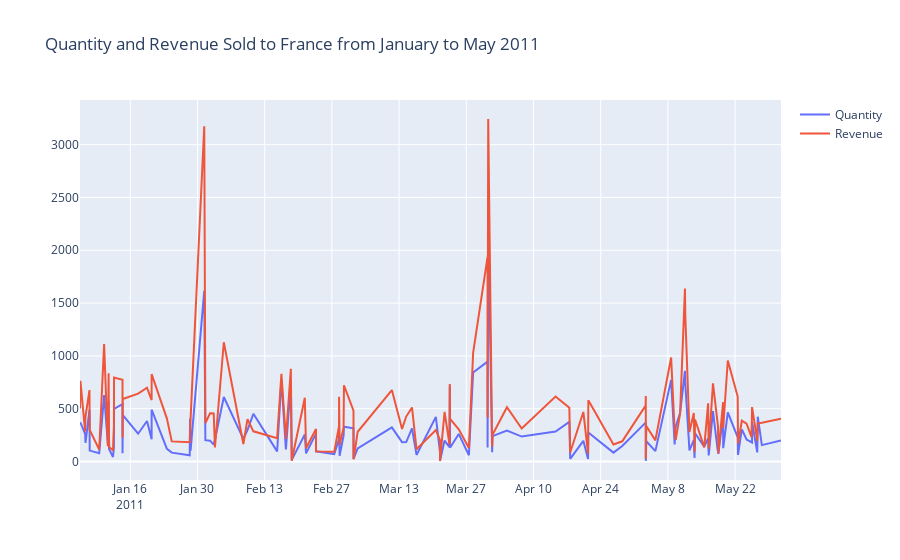

The cell this chart's notebook holds for it:
### Markdown cell above
## 2. Create an interactive line chart showing quantity and revenue sold to France between January 1st and May 31st 2011.

### Code cell
# Asegúrate de que 'InvoiceDate' es de tipo datetime
retail['InvoiceDate'] = pd.to_datetime(retail['InvoiceDate'])

# Filtrar los datos para Francia y entre el 1 de enero y el 31 de mayo de 2011
filtered_df = retail[(retail['InvoiceDate'].dt.year == 2011) & 
                 (retail['InvoiceDate'].dt.month.between(1, 5)) & 
                 (retail['Country'] == 'France')]

# Agrupar por fecha y sumar 'Quantity' y 'Revenue'
grouped_df = filtered_df.groupby('InvoiceDate').agg({'Quantity':'sum', 'Revenue':'sum'}).reset_index()

# Crear gráficos de líneas para 'Quantity' y 'Revenue'
trace1 = go.Scatter(x=grouped_df['InvoiceDate'], y=grouped_df['Quantity'], mode='lines', name='Quantity')
trace2 = go.Scatter(x=grouped_df['InvoiceDate'], y=grouped_df['Revenue'], mode='lines', name='Revenue')

# Crear un objeto Layout
layout = go.Layout(title='Quantity and Revenue Sold to France from January to May 2011')

# Crear un objeto Figure y visualizar el gráfico
fig = go.Figure(data=[trace1, trace2], layout=layout)
iplot(fig)
